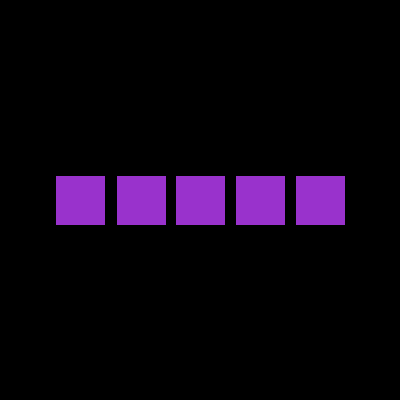
Frame 1 (no input)
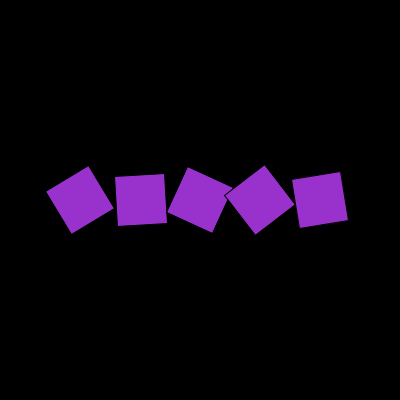
Frame 60 (the mouse pressed at the canvas centre just before this capture)
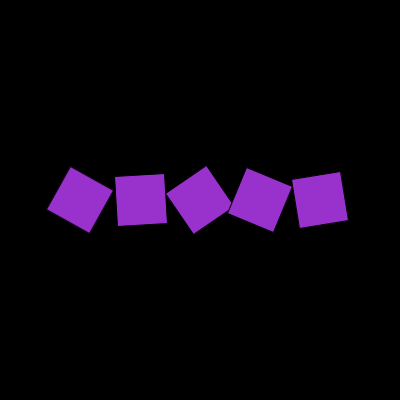
Frame 120 (the mouse held since frame 60 and released just before this capture)

The Processing sketch that drew these frames (run headless with seeded random() and noise(); from frame 60 on, the mouse is pressed at the canvas centre):

// Processing sketch: kaiten
// ── kaiten.pde
float angleOne = 0;
float angleTwo = 0;
float angleThree = 0;
float angleFour = 0;
float angleFive = 0;

float xpos = 80;
float xstep = 60;

void setup() {
  size(400, 400);
  rectMode(CENTER);

}

void draw() {
  
  background(0);
  
  pushMatrix();
    fill(153, 50, 204);
    translate(xpos + (xstep * 0), height/2);
    rotate(radians(angleOne));
    rect(0, 0, 50, 50);
    angleOne = angleOne + 1;
 popMatrix();
 
 pushMatrix();
    translate(xpos + (xstep + 1), height/2);
    rotate(radians(angleTwo));
    rect(0, 0, 50, 50);
    angleTwo = angleTwo + 3;
 popMatrix();
 
 pushMatrix();
    translate(xpos + (xstep * 2), height/2);
    rotate(radians(angleThree));
    rect(0, 0, 50, 50);
    angleThree = angleThree + 5;
 popMatrix();
 
 pushMatrix();
    translate(xpos + (xstep * 3), height/2);
    rotate(radians(angleFour));
    rect(0, 0, 50, 50);
    angleFour = angleFour + 7;
 popMatrix();
 
  pushMatrix();
    translate(xpos + (xstep * 4), height/2);
    rotate(radians(angleFive));
    rect(0, 0, 50, 50);
    angleFive = angleFive + 9;
 popMatrix();

}
